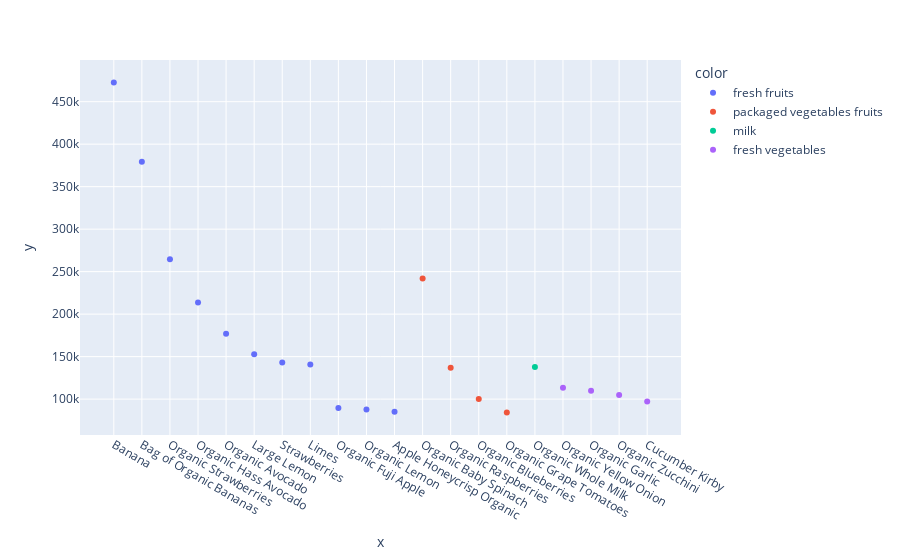

The notebook cell saved with this chart:
### Code cell
fig = px.scatter(x = [a_tuple[0] for a_tuple in result_5.loc[:,['product_name', 'aisle']].value_counts().head(20).index], 
              #x-values column
              y = result_5.loc[:,['product_name', 'aisle']].value_counts().head(20).values,
              #y-values column
              color = [a_tuple[1] for a_tuple in result_5.loc[:,['product_name', 'aisle']].value_counts().head(20).index]
              #column shown by color
              #line_group = ”country”, #group rows of a column
              #hover_name = ”country”  #hover info title
              )

fig.show()

### Figure 1 — Plotly figure (JSON) as saved in the notebook; plotly's stock layout.template omitted (floating-point values rounded to 4 significant figures)
{"data": [{"hovertemplate": "color=fresh fruits<br>x=%{x}<br>y=%{y}<extra></extra>", "legendgroup": "fresh fruits", "marker": {"color": "#636efa", "symbol": "circle"}, "mode": "markers", "name": "fresh fruits", "orientation": "v", "showlegend": true, "type": "scatter", "x": ["Banana", "Bag of Organic Bananas", "Organic Strawberries", "Organic Hass Avocado", "Organic Avocado", "Large Lemon", "Strawberries", "Limes", "Organic Fuji Apple", "Organic Lemon", "Apple Honeycrisp Organic"], "xaxis": "x", "y": [472565, 379450, 264683, 213584, 176815, 152657, 142951, 140627, 89632, 87746, 85020], "yaxis": "y"}, {"hovertemplate": "color=packaged vegetables fruits<br>x=%{x}<br>y=%{y}<extra></extra>", "legendgroup": "packaged vegetables fruits", "marker": {"color": "#EF553B", "symbol": "circle"}, "mode": "markers", "name": "packaged vegetables fruits", "orientation": "v", "showlegend": true, "type": "scatter", "x": ["Organic Baby Spinach", "Organic Raspberries", "Organic Blueberries", "Organic Grape Tomatoes"], "xaxis": "x", "y": [241921, 137057, 100060, 84255], "yaxis": "y"}, {"hovertemplate": "color=milk<br>x=%{x}<br>y=%{y}<extra></extra>", "legendgroup": "milk", "marker": {"color": "#00cc96", "symbol": "circle"}, "mode": "markers", "name": "milk", "orientation": "v", "showlegend": true, "type": "scatter", "x": ["Organic Whole Milk"], "xaxis": "x", "y": [137905], "yaxis": "y"}, {"hovertemplate": "color=fresh vegetables<br>x=%{x}<br>y=%{y}<extra></extra>", "legendgroup": "fresh vegetables", "marker": {"color": "#ab63fa", "symbol": "circle"}, "mode": "markers", "name": "fresh vegetables", "orientation": "v", "showlegend": true, "type": "scatter", "x": ["Organic Yellow Onion", "Organic Garlic", "Organic Zucchini", "Cucumber Kirby"], "xaxis": "x", "y": [113426, 109778, 104823, 97315], "yaxis": "y"}], "layout": {"legend": {"title": {"text": "color"}, "tracegroupgap": 0}, "margin": {"t": 60}, "xaxis": {"anchor": "y", "domain": [0, 1], "title": {"text": "x"}}, "yaxis": {"anchor": "x", "domain": [0, 1], "title": {"text": "y"}}}}
